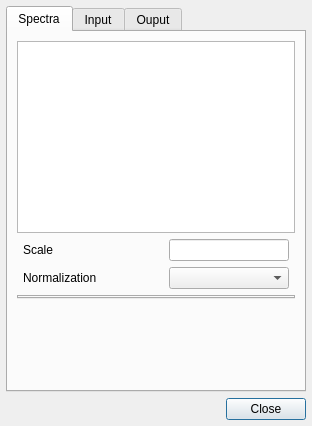
<?xml version="1.0" encoding="UTF-8"?>
<ui version="4.0">
 <class>detailsDialog</class>
 <widget class="QDialog" name="detailsDialog">
  <property name="geometry">
   <rect>
    <x>0</x>
    <y>0</y>
    <width>312</width>
    <height>426</height>
   </rect>
  </property>
  <property name="focusPolicy">
   <enum>Qt::ClickFocus</enum>
  </property>
  <property name="windowTitle">
   <string>Details</string>
  </property>
  <layout class="QVBoxLayout" name="verticalLayout">
   <property name="spacing">
    <number>6</number>
   </property>
   <property name="leftMargin">
    <number>6</number>
   </property>
   <property name="topMargin">
    <number>6</number>
   </property>
   <property name="rightMargin">
    <number>6</number>
   </property>
   <property name="bottomMargin">
    <number>6</number>
   </property>
   <item>
    <widget class="QTabWidget" name="tabWidget">
     <property name="tabPosition">
      <enum>QTabWidget::North</enum>
     </property>
     <property name="currentIndex">
      <number>0</number>
     </property>
     <widget class="QWidget" name="spectraTabWidget">
      <property name="focusPolicy">
       <enum>Qt::ClickFocus</enum>
      </property>
      <attribute name="title">
       <string>Spectra</string>
      </attribute>
      <layout class="QVBoxLayout" name="verticalLayout_5">
       <property name="leftMargin">
        <number>9</number>
       </property>
       <property name="topMargin">
        <number>9</number>
       </property>
       <property name="rightMargin">
        <number>9</number>
       </property>
       <property name="bottomMargin">
        <number>9</number>
       </property>
       <item>
        <widget class="QListView" name="spectraView">
         <property name="sizePolicy">
          <sizepolicy hsizetype="MinimumExpanding" vsizetype="Expanding">
           <horstretch>0</horstretch>
           <verstretch>0</verstretch>
          </sizepolicy>
         </property>
        </widget>
       </item>
       <item>
        <layout class="QGridLayout" name="spectraGridLayout">
         <property name="leftMargin">
          <number>6</number>
         </property>
         <property name="rightMargin">
          <number>6</number>
         </property>
         <item row="0" column="1">
          <widget class="DoubleLineEdit" name="scaleLineEdit">
           <property name="sizePolicy">
            <sizepolicy hsizetype="Preferred" vsizetype="Fixed">
             <horstretch>0</horstretch>
             <verstretch>0</verstretch>
            </sizepolicy>
           </property>
           <property name="maximumSize">
            <size>
             <width>120</width>
             <height>16777215</height>
            </size>
           </property>
           <property name="alignment">
            <set>Qt::AlignRight|Qt::AlignTrailing|Qt::AlignVCenter</set>
           </property>
          </widget>
         </item>
         <item row="0" column="0">
          <widget class="QLabel" name="scaleLabel">
           <property name="sizePolicy">
            <sizepolicy hsizetype="Preferred" vsizetype="Preferred">
             <horstretch>0</horstretch>
             <verstretch>0</verstretch>
            </sizepolicy>
           </property>
           <property name="text">
            <string>Scale</string>
           </property>
          </widget>
         </item>
         <item row="1" column="1">
          <widget class="ComboBox" name="normalizationComboBox"/>
         </item>
         <item row="1" column="0">
          <widget class="QLabel" name="normalizaitonLabel">
           <property name="text">
            <string>Normalization</string>
           </property>
          </widget>
         </item>
        </layout>
       </item>
       <item>
        <widget class="QTabWidget" name="axesTabWidget">
         <property name="sizePolicy">
          <sizepolicy hsizetype="Expanding" vsizetype="Fixed">
           <horstretch>0</horstretch>
           <verstretch>0</verstretch>
          </sizepolicy>
         </property>
         <property name="minimumSize">
          <size>
           <width>240</width>
           <height>0</height>
          </size>
         </property>
         <property name="focusPolicy">
          <enum>Qt::NoFocus</enum>
         </property>
         <property name="currentIndex">
          <number>-1</number>
         </property>
         <property name="movable">
          <bool>true</bool>
         </property>
        </widget>
       </item>
       <item>
        <spacer name="spectraVerticalSpacer">
         <property name="orientation">
          <enum>Qt::Vertical</enum>
         </property>
         <property name="sizeHint" stdset="0">
          <size>
           <width>20</width>
           <height>40</height>
          </size>
         </property>
        </spacer>
       </item>
      </layout>
     </widget>
     <widget class="QWidget" name="inputTabWidget">
      <property name="focusPolicy">
       <enum>Qt::ClickFocus</enum>
      </property>
      <attribute name="title">
       <string>Input</string>
      </attribute>
      <layout class="QVBoxLayout" name="verticalLayout_2">
       <property name="spacing">
        <number>9</number>
       </property>
       <property name="leftMargin">
        <number>9</number>
       </property>
       <property name="topMargin">
        <number>9</number>
       </property>
       <property name="rightMargin">
        <number>9</number>
       </property>
       <property name="bottomMargin">
        <number>9</number>
       </property>
       <item>
        <widget class="QPlainTextEdit" name="inputText">
         <property name="lineWrapMode">
          <enum>QPlainTextEdit::NoWrap</enum>
         </property>
         <property name="readOnly">
          <bool>true</bool>
         </property>
        </widget>
       </item>
      </layout>
     </widget>
     <widget class="QWidget" name="outputTabWidget">
      <property name="focusPolicy">
       <enum>Qt::ClickFocus</enum>
      </property>
      <attribute name="title">
       <string>Ouput</string>
      </attribute>
      <layout class="QVBoxLayout" name="verticalLayout_3">
       <property name="spacing">
        <number>9</number>
       </property>
       <property name="leftMargin">
        <number>9</number>
       </property>
       <property name="topMargin">
        <number>9</number>
       </property>
       <property name="rightMargin">
        <number>9</number>
       </property>
       <property name="bottomMargin">
        <number>9</number>
       </property>
       <item>
        <widget class="QPlainTextEdit" name="outputText">
         <property name="lineWrapMode">
          <enum>QPlainTextEdit::NoWrap</enum>
         </property>
        </widget>
       </item>
      </layout>
     </widget>
    </widget>
   </item>
   <item>
    <layout class="QHBoxLayout" name="buttonsHorizontalLayout">
     <item>
      <spacer name="buttonsHorizontalSpacer">
       <property name="orientation">
        <enum>Qt::Horizontal</enum>
       </property>
       <property name="sizeHint" stdset="0">
        <size>
         <width>40</width>
         <height>20</height>
        </size>
       </property>
      </spacer>
     </item>
     <item>
      <widget class="QPushButton" name="closePushButton">
       <property name="text">
        <string>Close</string>
       </property>
      </widget>
     </item>
    </layout>
   </item>
  </layout>
 </widget>
 <customwidgets>
  <customwidget>
   <class>DoubleLineEdit</class>
   <extends>QLineEdit</extends>
   <header>crispy.widgets</header>
  </customwidget>
  <customwidget>
   <class>ComboBox</class>
   <extends>QComboBox</extends>
   <header>crispy.widgets</header>
  </customwidget>
 </customwidgets>
 <resources/>
 <connections/>
</ui>
